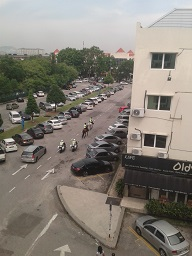
%> input picture images/place_10.jpg, 192 x 256 px
$ octave P2_A_4_Power_law_transformations.m   (GNU Octave 9; MATLAB toolbox functions it lacks are replaced by stand-ins)
%> lines starting %> are read from the running program, lines starting %| are printed output that depends on the picture
a=imread('C:\Program Files\scilab-6.1.1\IPCV\images\place_10.jpg');
%> a is the input picture: size 256x192x3 uint8; mean R, G, B 134, 127.9, 119.6
subplot(1,2,1);
imshow(a);
title 'Original Image';
b=im2double(a);

a1=input('enter value a : ');
%> the answer given: 3
ga1=0.6
s=(a1*(b.^ga1))*256;
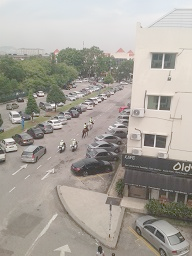
%> s: size 256x192x3 double; mean R, G, B 507.8, 493.3, 471; drawn with min black and max white
s1=uint8(s);
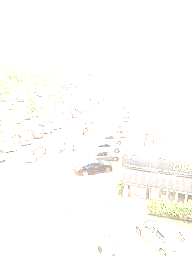
%> s1: size 256x192x3 uint8; mean R, G, B 253.5, 252.9, 251
subplot(1,2,2);
imshow(s1);
title 'Image 1';

$ run again, with images/hand.jpg copied over images/place_10.jpg
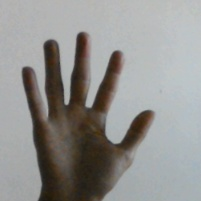
%> input picture images/hand.jpg, 201 x 201 px
%> a is the input picture: size 201x201x3 uint8; mean R, G, B 145.9, 145.2, 142.8
%> `s=(a1*(b.^ga1))*256;`:
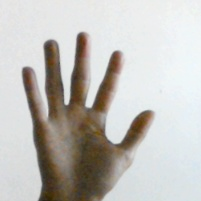
%> s: size 201x201x3 double; mean R, G, B 539.3, 534.1, 524.4; drawn with min black and max white
%> `s1=uint8(s);`:
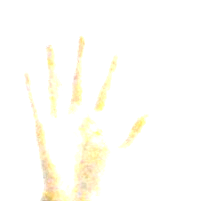
%> s1: size 201x201x3 uint8; mean R, G, B 254.8, 253.7, 248.1
